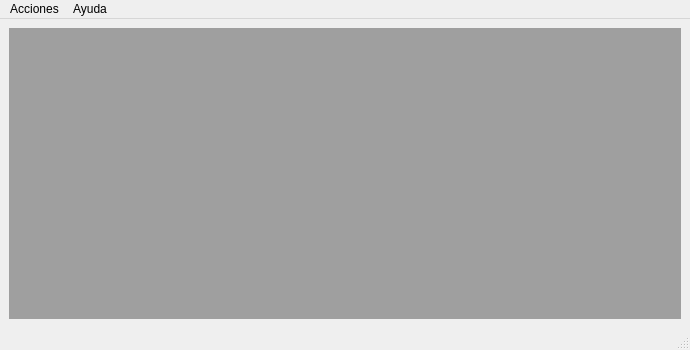
<?xml version="1.0" encoding="UTF-8"?>
<ui version="4.0">
 <class>MainWindow</class>
 <widget class="QMainWindow" name="MainWindow">
  <property name="geometry">
   <rect>
    <x>0</x>
    <y>0</y>
    <width>690</width>
    <height>350</height>
   </rect>
  </property>
  <property name="windowTitle">
   <string>Ventana Principal</string>
  </property>
  <widget class="QWidget" name="centralwidget">
   <layout class="QGridLayout" name="gridLayout">
    <item row="0" column="0">
     <widget class="QMdiArea" name="mdiArea"/>
    </item>
   </layout>
  </widget>
  <widget class="QMenuBar" name="menubar">
   <property name="geometry">
    <rect>
     <x>0</x>
     <y>0</y>
     <width>690</width>
     <height>21</height>
    </rect>
   </property>
   <widget class="QMenu" name="menuAcciones">
    <property name="title">
     <string>Acciones</string>
    </property>
    <addaction name="actionModificar_Producto"/>
    <addaction name="actionMostrar_Productos"/>
    <addaction name="separator"/>
    <addaction name="actionRegistrar_Productos"/>
    <addaction name="actionMostrar_Usuarios"/>
    <addaction name="actionRegistrar_Usuarios"/>
    <addaction name="separator"/>
    <addaction name="actionCerrarSesion"/>
    <addaction name="actionSalir"/>
   </widget>
   <widget class="QMenu" name="menuAyuda">
    <property name="title">
     <string>Ayuda</string>
    </property>
    <addaction name="actionAcerca_de"/>
   </widget>
   <addaction name="menuAcciones"/>
   <addaction name="menuAyuda"/>
  </widget>
  <widget class="QStatusBar" name="statusbar"/>
  <action name="actionMostrar_Usuarios">
   <property name="text">
    <string>Mostrar Usuarios</string>
   </property>
   <property name="toolTip">
    <string>Mostrar Usuarios</string>
   </property>
  </action>
  <action name="actionCerrarSesion">
   <property name="text">
    <string>Cerrar sesion</string>
   </property>
  </action>
  <action name="actionAcerca_de">
   <property name="text">
    <string>Acerca de</string>
   </property>
  </action>
  <action name="actionMostrar_Productos">
   <property name="text">
    <string>Mostrar Productos</string>
   </property>
  </action>
  <action name="actionRegistrar_Productos">
   <property name="text">
    <string>Registrar Producto</string>
   </property>
  </action>
  <action name="actionRegistrar_Usuarios">
   <property name="text">
    <string>Registrar Usuario</string>
   </property>
  </action>
  <action name="actionSalir">
   <property name="text">
    <string>Salir</string>
   </property>
  </action>
  <action name="actionModificar_Producto">
   <property name="text">
    <string>Modificar Producto</string>
   </property>
  </action>
 </widget>
 <resources/>
 <connections/>
</ui>
